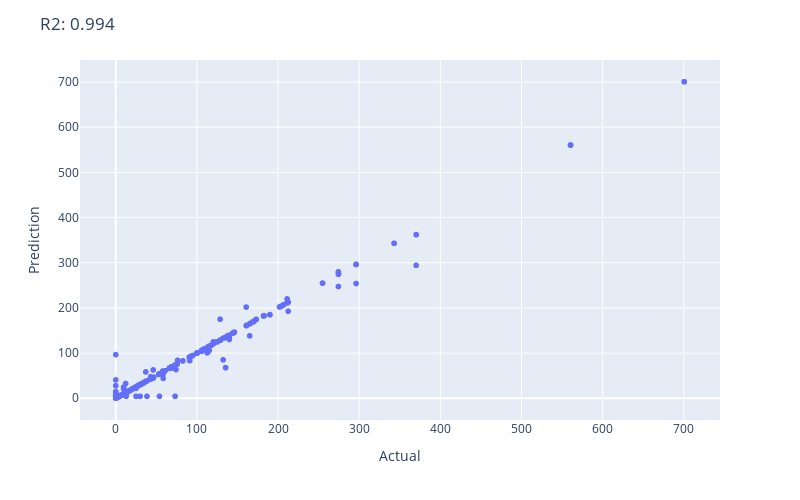

Notebook code for this chart:
### Code cell
fig = px.scatter(x=y, y=pred, hover_name=labels,
                 labels={
                     "y": "Prediction",
                     "x": "Actual"
                 })
fig.update_layout(
  autosize=False,
  width=800,
  height=500,
  title='R2: {:.3f}'.format(r2_score(y, pred))
  )

### Figure 1 — Plotly figure (JSON) as saved in the notebook; plotly's stock layout.template omitted (floating-point values rounded to 4 significant figures; data arrays with more than 128 entries replaced by an {"elided": "..."} marker saying what was removed)
{"data": [{"hoverlabel": {"namelength": 0}, "hovertemplate": "<b>%{hovertext}</b><br><br>Actual=%{x}<br>Prediction=%{y}", "hovertext": {"elided": "1044 str values"}, "legendgroup": "", "marker": {"color": "#636efa", "symbol": "circle"}, "mode": "markers", "name": "", "showlegend": false, "type": "scattergl", "x": {"elided": "1044 float values"}, "xaxis": "x", "y": {"elided": "1044 float values"}, "yaxis": "y"}], "layout": {"autosize": false, "height": 500, "legend": {"tracegroupgap": 0}, "margin": {"t": 60}, "title": {"text": "R2: 0.994"}, "width": 800, "xaxis": {"anchor": "y", "domain": [0, 1], "title": {"text": "Actual"}}, "yaxis": {"anchor": "x", "domain": [0, 1], "title": {"text": "Prediction"}}}}
